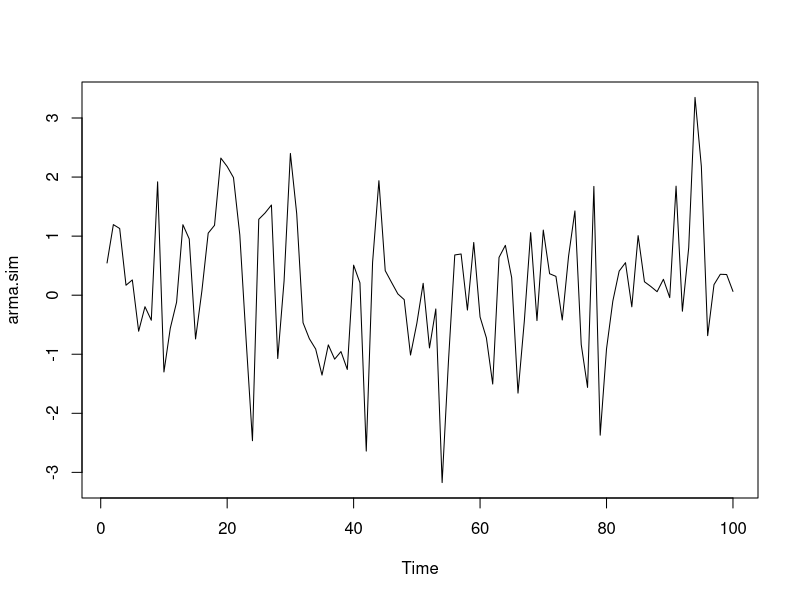

Recreate this plot in R. (Note: this script raises an error after producing the figure.)
## ---- chunk 1
knitr::opts_chunk$set(echo = TRUE)
## ---- chunk 2
library(mvtnorm)
## ---- chunk 3
#rho <- -0.9
##rho <- 0.9
#mu <- c(0.01,0.01)
#theta <- c(-0.9,0.9)
#d <- ts(matrix(0,ncol=2,nrow=1001))
#e <- ts(rmvnorm(1001,sigma=cbind(c(400,rho*400),c(rho*400,400))))
#for(i in 2:1001)
# d[i,] <- mu + d[i-1,] - theta*(e[i-1,]+e[i,])

#par(mfrow=c(1,2))
#plot(d[,1]);plot(d[,2])
## ---- chunk 4
#Stationary process
#y <- arima.sim(n=100, model=list(ar=c(-0.9,0.9), ma=c(-0.9,0.9)), rand.gen=rnorm)
arma.sim <- arima.sim(model=list(ar=c(.9,-.2),ma=c(-.7,.1)),n=100)
ts.plot(arma.sim)
## ---- chunk 5
abs((actual-predict)/actual)
